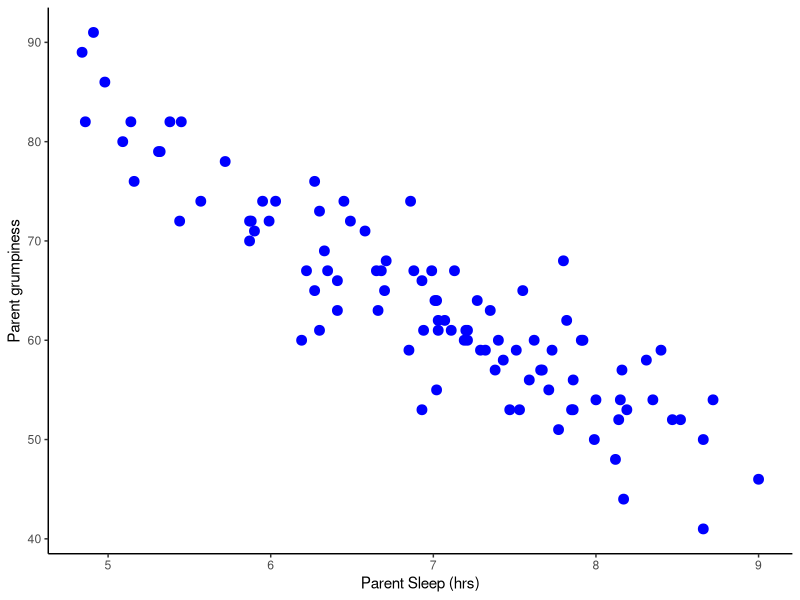
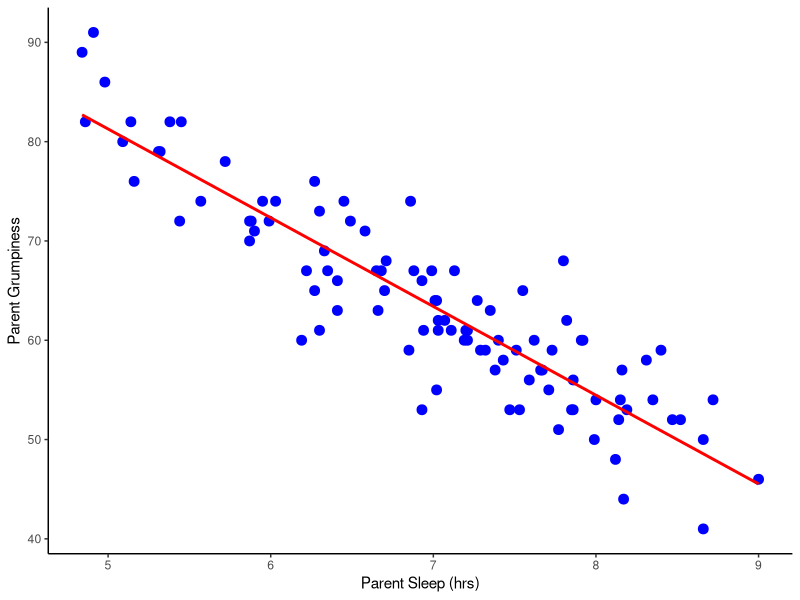
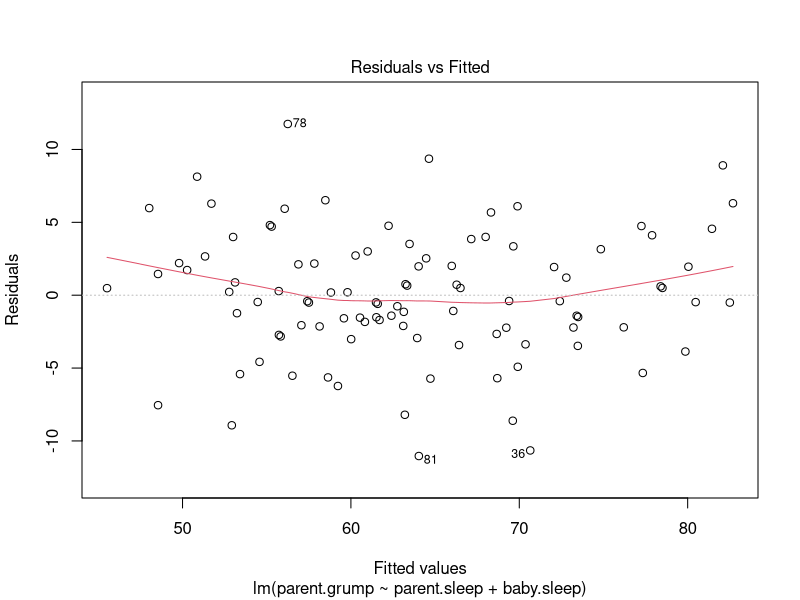
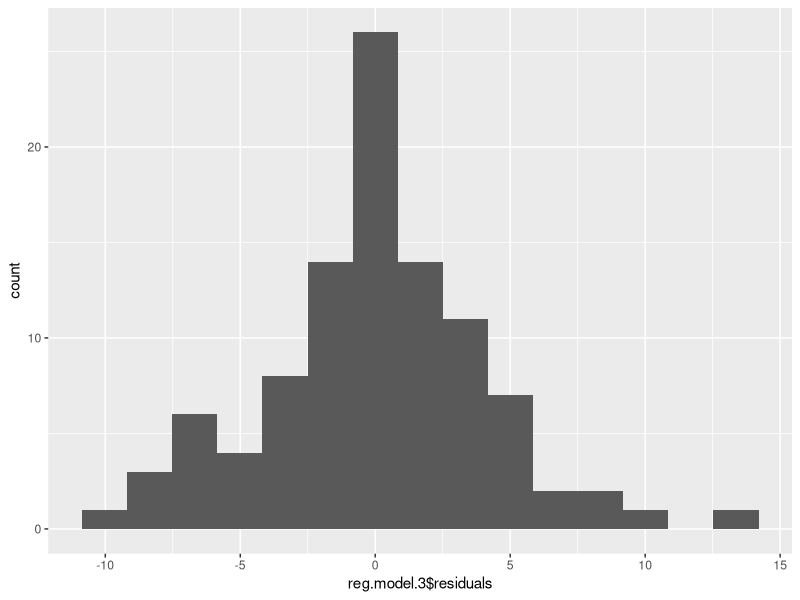
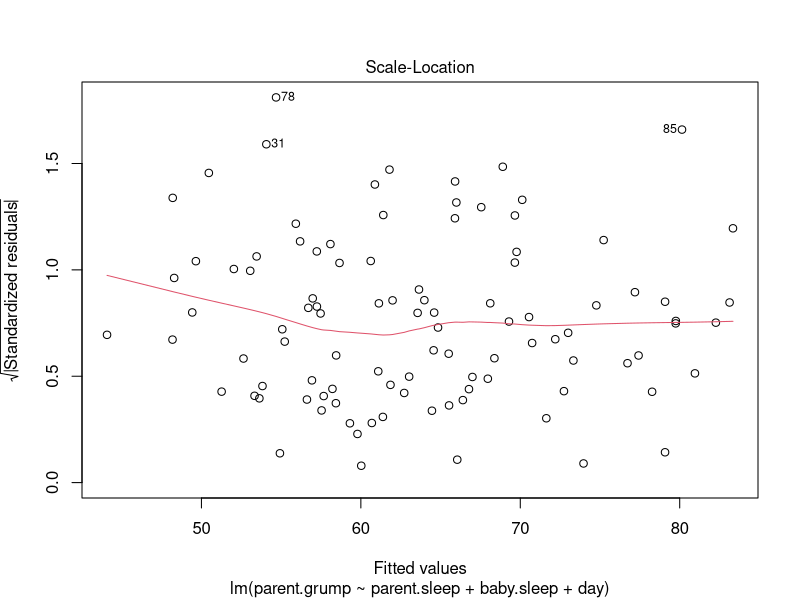
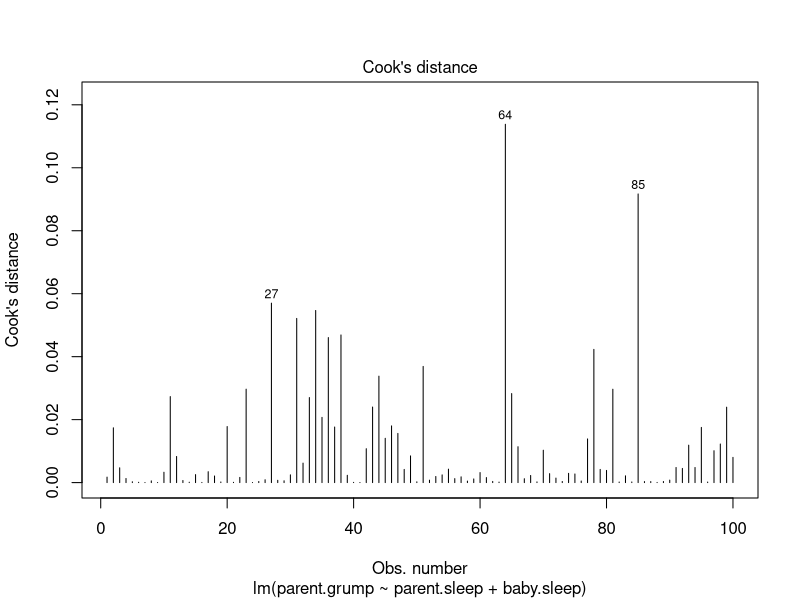
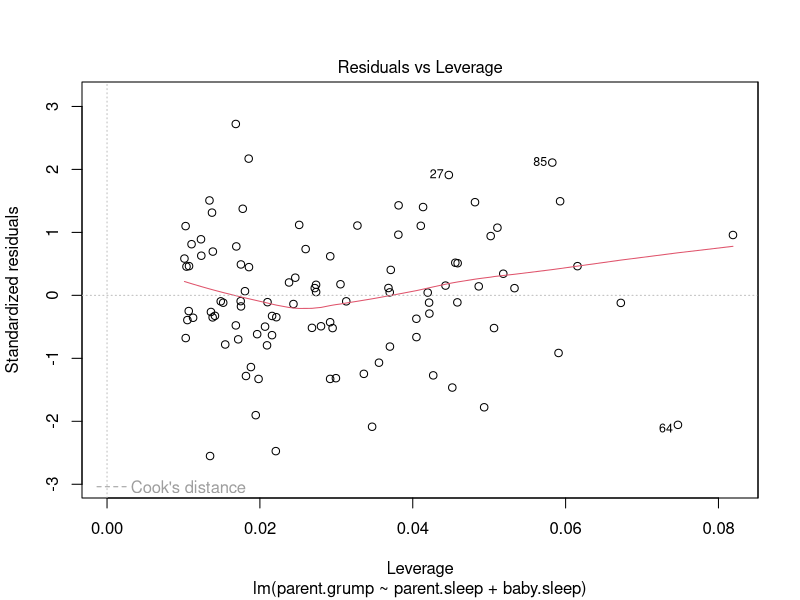
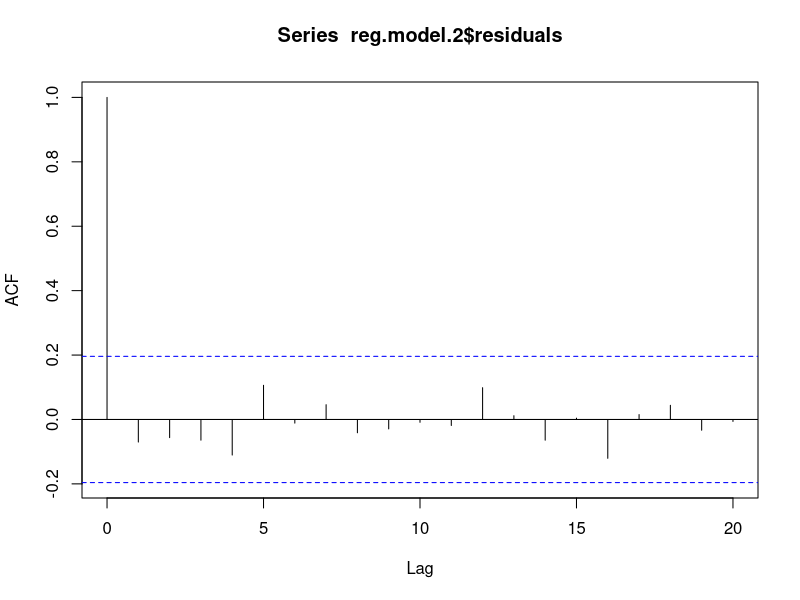

Write R code to recreate these figures, in order.
## ---- chunk 1
knitr::opts_chunk$set(echo = TRUE)
## ---- chunk 2
tutorial.dat<-read.csv("regressionData.csv")
library(tidyverse)
## ---- chunk 3
ggplot(data=tutorial.dat, mapping = aes(x=parent.sleep, parent.grump)) +
  geom_point(size=3, color="blue") +
  xlab("Parent Sleep (hrs)") +
  ylab("Parent grumpiness") + theme_classic()

## ---- chunk 4
# We'll fill this in together

## ---- chunk 5
ggplot(data=tutorial.dat, mapping = aes(x=parent.sleep, parent.grump)) + 
  geom_point(size=3, color="blue") +
  geom_smooth(method = lm, color="red", se = FALSE) +
  xlab("Parent Sleep (hrs)") +
  ylab("Parent Grumpiness") + theme_classic()
## ---- chunk 6
?lm
## ---- chunk 7
reg.model.1 <- lm(formula = parent.grump ~ parent.sleep, data=tutorial.dat)
## ---- chunk 8
summary(reg.model.1)
## ---- chunk 9
reg.model.1$coefficients
## ---- chunk 10
summaryObject <- summary(reg.model.1)
summaryObject$ coefficients
## ---- chunk 11
summaryObject$fstatistic
## ---- chunk 12
pf(434.9, df1 = 1, df2 = 98, lower.tail = FALSE)
## ---- chunk 13
summaryObject[["r.squared"]]
## ---- chunk 14
#uncomment this
# cor.res$estimate
# cor.res$estimate^2
## ---- chunk 15
summaryObject[["adj.r.squared"]]
## ---- chunk 16
# Uncomment and run:
# summaryObject$coefficients
# cor.res
## ---- chunk 17
reg.model.2<-lm(formula = parent.grump ~ parent.sleep + baby.sleep,
                data=tutorial.dat)

mod2Summary <- summary(reg.model.2)
mod2Summary
## ---- chunk 18
# Run your code here
## ---- chunk 19
?confint
## ---- chunk 20
confint(object = reg.model.2, level = .95)
## ---- chunk 21
tutorial.dat$day <- as.factor(tutorial.dat$day)

reg.model.3 <- lm(formula = parent.grump ~ parent.sleep + baby.sleep + day,
                  data=tutorial.dat)
summary(reg.model.3)
## ---- chunk 22
library(fastDummies)
dummies <- dummy_cols(tutorial.dat, select_columns = c("day")) 

dummies %>% 
  select(starts_with('day')) %>% 
  head(dummies, n = 7)
## ---- chunk 23
dummyMod <- lm(formula = parent.grump ~ parent.sleep + baby.sleep + 
                 day_2 + day_3 + day_4 + day_5 + day_6 + day_7,
                  data=dummies)
summary(dummyMod)
## ---- chunk 24
head(reg.model.3$residuals)
## ---- chunk 25
head(reg.model.3$fitted.values)
## ---- chunk 26
plot(reg.model.2, which=1)
## ---- chunk 27
#must be in a data frame for ggplot
as.data.frame(reg.model.3$residuals) %>% 
  ggplot(aes(x = reg.model.3$residuals)) + geom_histogram(bins = 15)
## ---- chunk 28
summary(reg.model.3$residuals)
## ---- chunk 29
# Your code here
## ---- chunk 30
plot(reg.model.3, which=3)
## ---- chunk 31
plot(reg.model.2, which=4)
## ---- chunk 32
#your code here
## ---- chunk 33
plot(reg.model.2, which=5)
## ---- chunk 34
lm( formula = parent.grump ~ parent.sleep + baby.sleep, # same formula
data = tutorial.dat, # same data frame...
subset = -64)

lm( formula = parent.grump ~ parent.sleep + baby.sleep, # same formula
data = tutorial.dat, # same data frame...
subset = -85)
## ---- chunk 35
# Your code here
## ---- chunk 36
acf(reg.model.2$residuals, type = "correlation")
## ---- chunk 37
cor.test(tutorial.dat$parent.sleep, tutorial.dat$baby.sleep)
